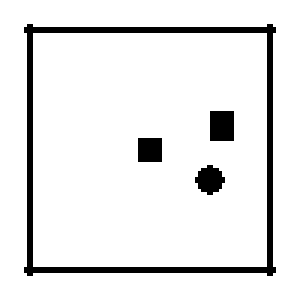
#> input picture src/robot_navigation/config/maps/nav_grasp_room.pgm, 100 x 100 px (shown 3 times larger)
$ python zone_click.py ../../src/robot_navigation/config/maps/nav_grasp_room.pgm out.png
#> lines starting #> are read from the running program, lines starting #| are printed output that depends on the picture; after the words box and inside, x2 and y2 are one past the last pixel; in counts of white or black regions, pixels touching at a corner belong together
### scripts/x2_actor_zone/zone_common.py
"""zone_click.py / actor_overlay.py / zone_composite.py 共用：读写 actor_zone.yaml、校验、画区域。

正式校验是本仓 src/manipulation_execution 里的 manipulation_execution.actor_zone_config（节点读文件用的就是它）。
temp_check 只是照设计 9.1 的「校验」列表做的临时检查，只在 actor_overlay 里用来提示，不代替正式校验。
ACTOR_TREE 默认是本文件所在的仓库根，可用环境变量换成别的树。
"""

import json
import math
import os
import subprocess
import sys
from pathlib import Path

import cv2

ACTOR_TREE = Path(os.environ.get("ACTOR_TREE", Path(__file__).resolve().parents[2]))
OFFICIAL_PKG = ACTOR_TREE / "src/manipulation_execution"
OFFICIAL_MOD = OFFICIAL_PKG / "manipulation_execution/actor_zone_config.py"

KEYS = ("version", "image_size", "crop_x", "floor_quad", "near_edge_margin_px", "note")
CORNERS = ("near_left", "near_right", "far_right", "far_left")
MARGIN_DEFAULT = 30
MARGIN_MIN = 16


# [29 lines left out: functions zone_yaml, load_zone, not called in this run]


def _num(v):
    return isinstance(v, int | float) and not isinstance(v, bool) and math.isfinite(v)


# [85 lines left out: functions temp_check, check, not called in this run]


def dashed_hline(img, y, x0, x1, color, thick=1, dash=12):
    for x in range(int(x0), int(x1), dash * 2):
        cv2.line(img, (x, int(y)), (min(x + dash, int(x1)), int(y)), color, thick, cv2.LINE_AA)


# 颜色（BGR）
C_CROP = (255, 200, 0)
C_QUAD = (0, 255, 0)
C_MARGIN = (0, 0, 255)
C_BOX = (0, 200, 255)
C_FOOT = (255, 0, 255)


def draw_zone(img, crop_x=None, quad=(), margin=None, s=1.0, closed=True):
    """在 img 上画区域。坐标是原图像素，s = 显示缩放。quad 可以不满 4 个点。"""
    h, w = img.shape[:2]
    t = max(1, int(round(2 * s)))
    if margin is not None:
        y = h - margin * s
        dashed_hline(img, y, 0, w, C_MARGIN, t)
        cv2.putText(
            img, f"near margin {margin}px", (8, int(y) - 6), cv2.FONT_HERSHEY_SIMPLEX, 0.5, C_MARGIN, 1, cv2.LINE_AA
        )
    for x in crop_x or ():
        cv2.line(img, (int(round(x * s)), 0), (int(round(x * s)), h), C_CROP, t, cv2.LINE_AA)
    pts = [(int(round(x * s)), int(round(y * s))) for x, y in quad]
    for i in range(len(pts) - 1):
        cv2.line(img, pts[i], pts[i + 1], C_QUAD, t, cv2.LINE_AA)
    if closed and len(pts) == 4:
        cv2.line(img, pts[3], pts[0], C_QUAD, t, cv2.LINE_AA)
    for name, p, (x, y) in zip(CORNERS, pts, quad, strict=False):  # quad 可以不满 4 个点
        cv2.circle(img, p, 5, C_QUAD, -1, cv2.LINE_AA)
        cv2.putText(
            img,
            f"{name} ({int(round(x))},{int(round(y))})",
            (p[0] + 6, p[1] - 6),
            cv2.FONT_HERSHEY_SIMPLEX,
            0.5,
            C_QUAD,
            1,
            cv2.LINE_AA,
        )

### scripts/x2_actor_zone/zone_click.py
"""在截图上点画面带和 4 个脚点，写出 actor_zone.yaml（设计 9.1 格式），然后校验。

    python3 zone_click.py <截图.jpg> <输出 actor_zone.yaml> [--margin 30] [--note "..."]
    python3 zone_click.py <截图> <输出> --points "L,R,x1,y1,x2,y2,x3,y3,x4,y4"   # 不开窗口

点的顺序：
  1. 两下：画面带左线 x、右线 x（只取 x）；
  2. 四下：近左、近右、远右、远左（近 = 图上偏下）。
按键：u 撤销上一点，r 重来，s 或回车 写文件并校验，q 或 Esc 退出。
截图大于窗口时缩放显示，点击坐标换回原图像素。
"""

import argparse
import sys
import time
from pathlib import Path

import cv2
from zone_common import CORNERS, MARGIN_DEFAULT, check, draw_zone, zone_yaml

STEPS = ["crop left x", "crop right x"] + list(CORNERS)


def write(out, w, h, pts, margin, note):
    L, R = pts[0][0], pts[1][0]
    if L > R:
        print(f"注意：先点的左线 x={L:.0f} 在右线 x={R:.0f} 右边，已按大小换过来")
        L, R = R, L
    quad = [p for p in pts[2:6]]
    out.write_text(zone_yaml(w, h, (L, R), quad, margin, note), encoding="utf-8")
    print(f"已写 {out}")
    return check(out)


def gui(img, out, margin, note, max_w, max_h):
    h, w = img.shape[:2]
    s = min(1.0, max_w / w, max_h / h)
    base = (
        cv2.resize(img, (int(round(w * s)), int(round(h * s))), interpolation=cv2.INTER_AREA) if s < 1 else img.copy()
    )
    pts = []
    msg = [""]

    def on_mouse(ev, x, y, flags, _):
        if ev == cv2.EVENT_LBUTTONDOWN and len(pts) < 6:
            px, py = min(max(x / s, 0), w - 1), min(max(y / s, 0), h - 1)
            pts.append((int(round(px)), int(round(py))))
            msg[0] = ""

    win = "zone_click"
    try:
        cv2.namedWindow(win, cv2.WINDOW_AUTOSIZE)
    except cv2.error:
        sys.exit(f"这个 python（{sys.executable}）的 cv2 没有窗口支持；用 /usr/bin/python3 跑（系统 cv2 4.5.4 带 GTK）")
    cv2.setMouseCallback(win, on_mouse)
    print(f"图 {w}x{h}，显示缩放 {s:.3f}")
    while True:
        view = base.copy()
        draw_zone(view, [p[0] for p in pts[:2]], pts[2:6], margin, s)
        nxt = STEPS[len(pts)] if len(pts) < 6 else "done: s/Enter save"
        lines = [f"next: {nxt}   [u]ndo [r]eset [s]ave [q]uit", msg[0]]
        for i, t in enumerate(lines):
            if t:
                cv2.putText(view, t, (10, 24 + 24 * i), cv2.FONT_HERSHEY_SIMPLEX, 0.6, (0, 0, 0), 3, cv2.LINE_AA)
                cv2.putText(view, t, (10, 24 + 24 * i), cv2.FONT_HERSHEY_SIMPLEX, 0.6, (255, 255, 255), 1, cv2.LINE_AA)
        cv2.imshow(win, view)
        k = cv2.waitKey(30) & 0xFF
        if k in (ord("q"), 27):
            print("退出（这次没写文件）")
            return 1
        if k == ord("u") and pts:
            pts.pop()
        elif k == ord("r"):
            pts.clear()
        elif k in (ord("s"), 13, 10):
            if len(pts) < 6:
                msg[0] = f"need 6 clicks, have {len(pts)}"
                continue
            if write(out, w, h, pts, margin, note):
                cv2.destroyAllWindows()
                return 0
            msg[0] = "check FAILED, see terminal; u/r to fix, s to save again"


def main():
    ap = argparse.ArgumentParser(description=__doc__, formatter_class=argparse.RawDescriptionHelpFormatter)
    ap.add_argument("image")
    ap.add_argument("out")
    ap.add_argument("--margin", type=int, default=MARGIN_DEFAULT, help="near_edge_margin_px，默认 30，最小 16")
    ap.add_argument("--note", default="", help="写进 note，前面自动加时间和截图名")
    ap.add_argument("--points", help="非交互：L,R,x1,y1,x2,y2,x3,y3,x4,y4（近左、近右、远右、远左）")
    ap.add_argument("--max-w", type=int, default=1280, help="窗口最大宽")
    ap.add_argument("--max-h", type=int, default=900, help="窗口最大高")
    a = ap.parse_args()

    img = cv2.imread(a.image)
#> img is the input picture: shape (100, 100, 3); values 0 (black) and 254 (white), 91.3% white; black in thin lines or dots, all inside (x1, y1, x2, y2) = (8, 8, 92, 92)
    if img is None:
        sys.exit(f"读不了图：{a.image}")
    h, w = img.shape[:2]
#> h = 100; w = 100
    out = Path(a.out)
    note = f"{time.strftime('%Y-%m-%d %H:%M')} zone_click 对着 {Path(a.image).name}（{w}x{h}）画"
    if a.note:
        note += "；" + a.note

    if a.points:
        v = [float(t) for t in a.points.split(",")]
        if len(v) != 10:
            sys.exit(f"--points 要 10 个数，给了 {len(v)} 个")
        pts = [(v[0], 0), (v[1], 0)] + [(v[i], v[i + 1]) for i in range(2, 10, 2)]
        sys.exit(0 if write(out, w, h, pts, a.margin, note) else 1)
    sys.exit(gui(img, out, a.margin, note, a.max_w, a.max_h))
#| 图 100x100，显示缩放 1.000
#> after the loop in dashed_hline, `for x in range(int(x0), int(x1), dash * 2):`:
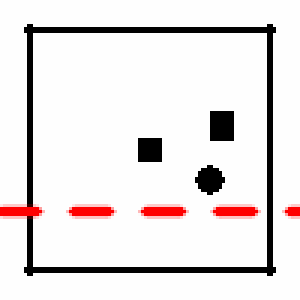
#> img: shape (100, 100, 3) (shown 3 times larger); mean B, G, R 226.9, 226.9, 232.1
#> in draw_zone, `cv2.putText( img, f"near margin {margin}px", (8, int(y) - 6), cv2.FONT..`:
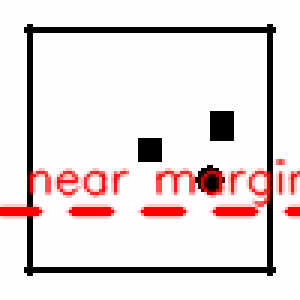
#> img: shape (100, 100, 3) (shown 3 times larger); 5.65% of pixels changed, all inside (x1, y1, x2, y2) = (9, 53, 100, 70)
#> after the loop in gui, `for i, t in enumerate(lines):`:
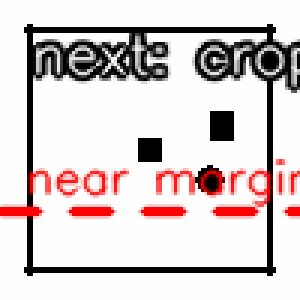
#> view: shape (100, 100, 3) (shown 3 times larger); 11.06% of pixels changed, all inside (x1, y1, x2, y2) = (11, 11, 100, 31)
#> (key q is pressed here)


if __name__ == "__main__":
#> (the run stopped early here; a loop or call above may not have finished)
